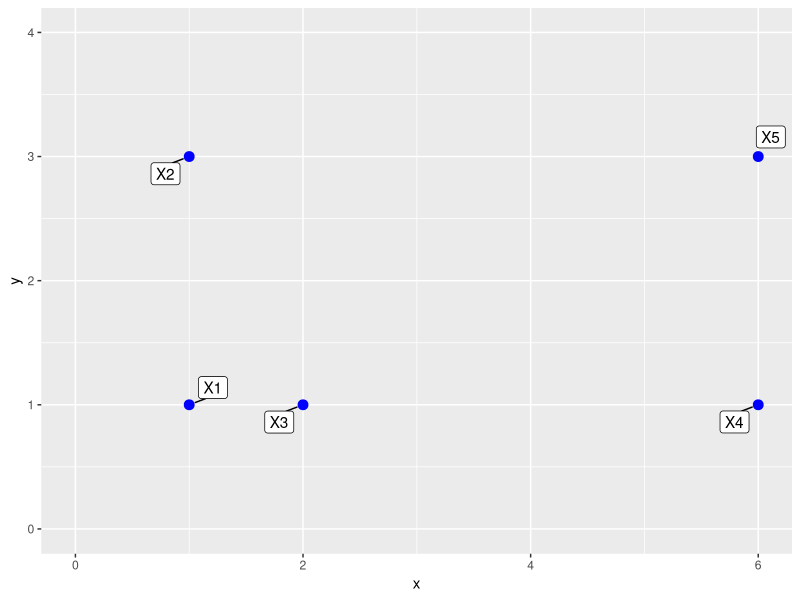
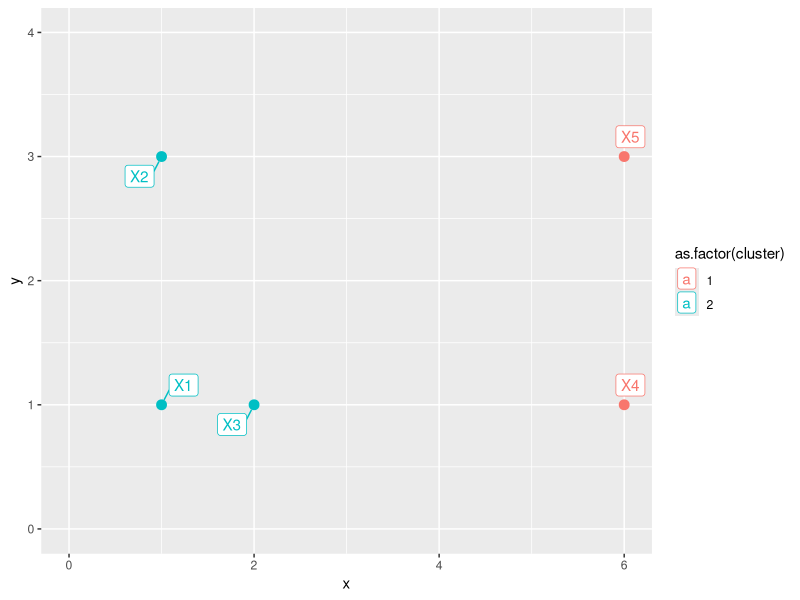

Reproduce these figures in R, in order.
## ---- chunk 1
ds<-data.frame( id=c('X1', 'X2', 'X3', 'X4', 'X5'), x = c(1,1,2,6,6), y=c(1,3,1,1,3))
ds

## ---- chunk 2
library(ggplot2)
library(ggrepel)
ggplot(ds, aes(x=x, y=y))+geom_point(color="blue", size=3)+geom_label_repel(aes(label = id), point.padding = 0.5, box.padding=0.35) + xlim(0, 6) + ylim(0,4)

## ---- chunk 3
clusters<-kmeans(ds[,c('x','y')], 2)
clusters

## ---- chunk 4
library(ggplot2)
library(ggrepel)
ds_clustered = cbind(ds, cluster= clusters$cluster)

ggplot(ds_clustered, aes(x=x, y=y, color=as.factor(cluster))) + geom_point(aes(color=as.factor(cluster)), size=3)+geom_label_repel(aes(label = id), point.padding = 0.5, box.padding=0.35) + xlim(0, 6) + ylim(0,4)

## ---- chunk 5
ds_clustered
## ---- chunk 6
T <- sum(dist(ds_clustered[, c('x', 'y')])^2)
## ---- chunk 7
WC <- sum(dist(ds_clustered[ds_clustered$cluster==1, c('x', 'y')])^2)   +sum(dist(ds_clustered[ds_clustered$cluster==2, c('x', 'y')])^2)


BC<-T-WC
## ---- chunk 8
clusters$centers
## ---- chunk 9
# Pierwszy sposób liczenia z macierzy odległości punktów 
total_ss = 0.5*sum(apply(as.matrix(dist(ds[,c('x','y')])),1,function(x) x*x))/5
total_ss

#Drugi sposób z wariancji składowych wektora 
total_ss = (var(ds$x) + var(ds$y))*(5-1)
total_ss


## ---- chunk 10
clusters$tot.withinss
## ---- chunk 11
clusters$withinss
## ---- chunk 12


clus1<- ds_clustered[ds_clustered$cluster==1, c('x','y')]
clus2<- ds_clustered[ds_clustered$cluster==2, c('x','y')]

withiness_1<- (var(clus1$x)+var(clus1$y))*(nrow(clus1)-1)
withiness_2 <-(var(clus2$x)+var(clus2$y))*(nrow(clus2)-1)

withiness_1 
withiness_2
## ---- chunk 13

withiness_1 = 0.5 * sum (apply(as.matrix(dist(clus1)), 1, function(x) x*x ) ) / nrow(clus1)
withiness_2 = 0.5 * sum (apply(as.matrix(dist(clus2)), 1, function(x) x*x ) ) / nrow(clus2)

withiness_1 
withiness_2 
## ---- chunk 14
clusters$betweenss
## ---- chunk 15
betweenss = total_ss  - clusters$tot.withinss
betweenss
## ---- chunk 16
clusters$tot.withinss + clusters$betweenss
## ---- chunk 17

#funkcja odchylenie standardowe 
SD = apply( ds[c('x','y')], 2, sd)
SD 

#kalkulacja od podstaw 
x<- ds$x
sqrt(sum((x - mean(x))^2)/4)

y<- ds$y
sqrt(sum((y - mean(y))^2)/4)
## ---- chunk 18

TOTAL_STD = sqrt((var(ds$x)+var(ds$y))/2)
TOTAL_STD = sqrt((sum((x - mean(x))^2) + sum((y - mean(y))^2)) / (2*4))

## ---- chunk 19

RMSSTD_1= sqrt(clusters$withinss[1] / (2 * (clusters$size[1] -1)) )
RMSSTD_2= sqrt(clusters$withinss[2] / (2 * (clusters$size[2] -1)) )


RMSSTD= sqrt(clusters$withinss / (2 * (clusters$size -1)) )
## ---- chunk 20

dist_from_center<-(as.matrix(ds[c('x','y')]) - clusters$centers[clusters$cluster,])
dist_from_center_ss <- apply(dist_from_center^2, 2, sum)

within_std <- sqrt(dist_from_center_ss/(nrow(ds)-2))
within_std
## ---- chunk 21

overall_within_std  <-  sqrt ( sum(dist_from_center_ss) / ( 2 * (nrow(ds)-2)))
overall_within_std
## ---- chunk 22



dist_from_center<-(as.matrix(ds[c('x','y')]) - clusters$centers[clusters$cluster,])
dist_from_center_ss <- apply(dist_from_center^2, 2, sum)

total_ss <- dist_from_center_ss/(nrow(ds)-1)
var <- apply(ds[c('x','y')], 2, var)

R_square <- 1 - (total_ss / var)


## ---- chunk 23
R2_overall = 1 - sum(clusters$withinss) / clusters$totss
